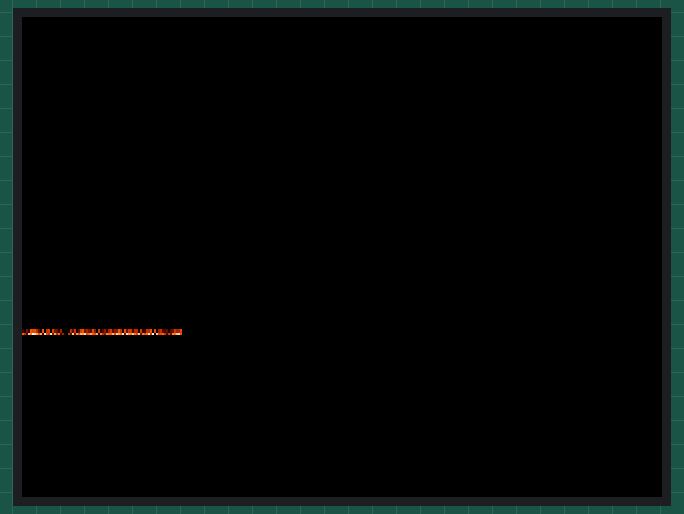
Recording of a program running on a simulated ESP32 board running MicroPython. Parts: 320×240 colour display. Random numbers come from a fixed seed.

Above: at 1.5 s.
At 6.6 s:
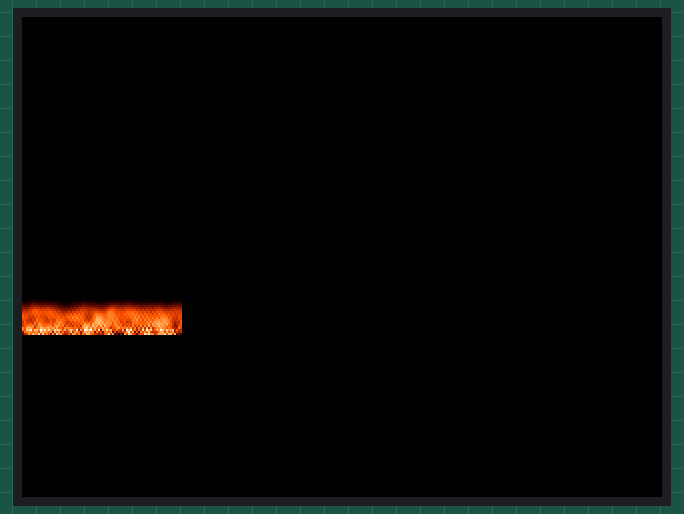
At 11.3 s:
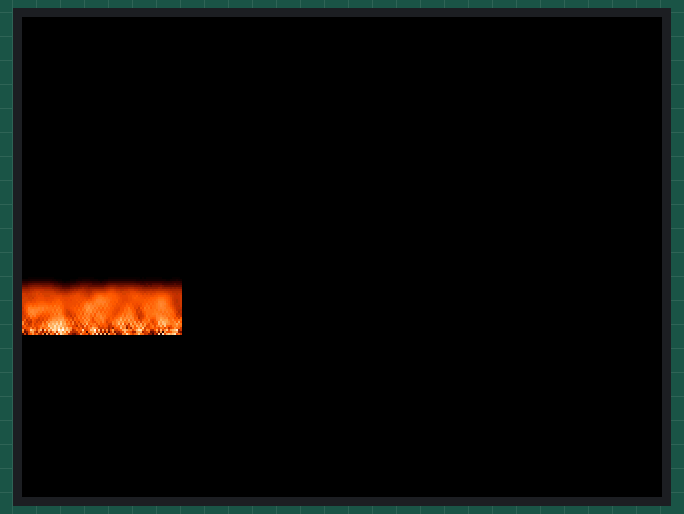
At 20.5 s:
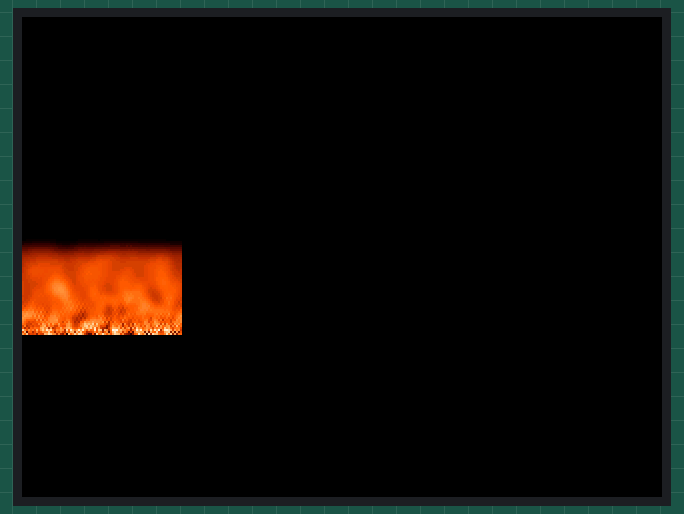
At 29.4 s:
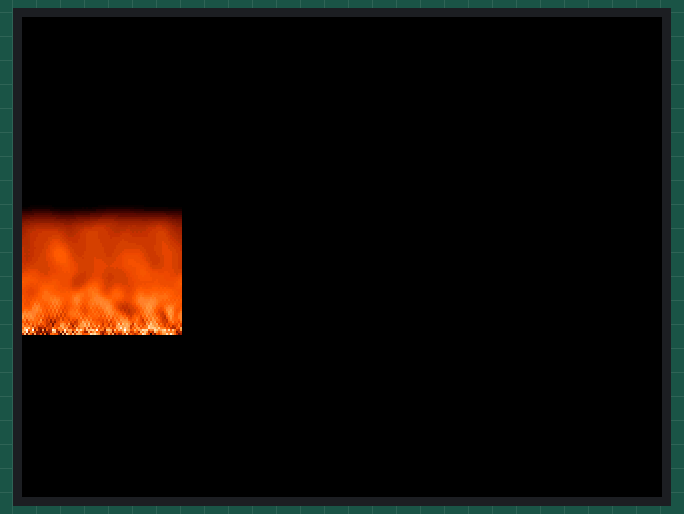
At 39.0 s:
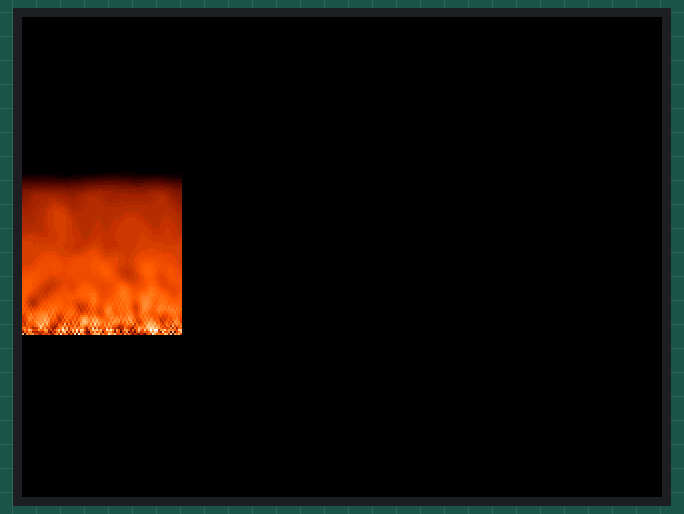

The program:

fire_anim_arr.py
```python
from random import randint
from m5stack import lcd
import array
import time

w = 80
h = 160

@micropython.native
def hsl_to_rgb(HSLlist):
    H, S, L = HSLlist
    S = S/100
    L = L/100
    C = (1 - abs(2*L - 1)) * S
    X = C * (1 - abs(((H / 60) % 2)-1))
    m = L - C/2;
    [r1, g1, b1] = [C, X, 0] if H >= 0 and H < 60 else \
    [X, C, 0] if H >= 60 and H < 120 else \
    [0, C, X] if H >= 120 and H < 180 else \
    [0, X, C] if H >= 180 and H < 240 else \
    [X, 0, C] if H >= 240 and H < 300 else [C, 0, X]
    return [int((r1 + m) * 255), int((g1 + m) * 255), int((b1 + m) * 255)]

@micropython.native
def rgb_to_int(RGBlist):
    r, g, b = RGBlist
    return (r << 0x10) + (g << 0x8) + b

@micropython.native
def init():
    global fire, palette
    fire = [array.array('H', [0] * w) for x in range(0, h)]
    palette = [rgb_to_int(hsl_to_rgb([x // 3, 100, min(100, (x * 100 // 255) *2)])) for x in range(0, 255)]

@micropython.viper
def fireManager(fire, x:int, y:int, w:int, h:int):
    fire[y][x] = int(((\
              int(fire[(y + 1) % h][(x - 1 + w) % w]) \
            + int(fire[(y + 2) % h][(x) % w]) \
            + int(fire[(y + 1) % h][(x + 1) % w]) \
            + int(fire[(y + 3) % h][(x) % w])) * 64) // 257)

@micropython.viper
def calcFire(fire, w:int, h:int):
    for y in range(0, h-1):
        for x in range(0, w):
            fireManager(fire, x, y, w, h)

@micropython.viper
def render(fire, w:int, h:int):
    for x in range(0, w):
        fire[h-1][x] = randint(0,255)
    for y in range(0, h-1):
        for x in range(0, w):
            px = int(palette[int(fire[y][x])])
            if px == 0:
                pass
            else:
                lcd.drawPixel(x, y, px)

@micropython.viper
def renderer(fire):
    while 1:
        #start = int(time.ticks_ms())
        calcFire(fire, int(w), int(h))
        render(fire, int(w), int(h))
        #end = int(time.ticks_ms())
        #print(end - start) #frametime

init()
lcd.clear()
renderer(fire)
```

Measured:
- what the display in image 0 shows lasts 0.7 s, from 1.5 s to 2.2 s
